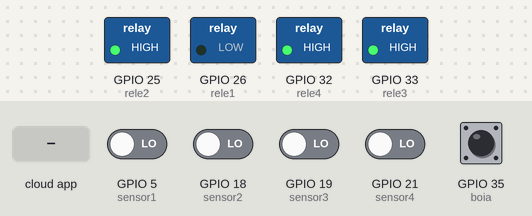
A sketch run on a simulated ESP32. Shown: switched loads named in the sketch (green lamp = pin HIGH). The test bench sets the inputs (shaded band); at power-on: GPIO 35 (boia) HIGH, GPIO 5 (sensor1), GPIO 18 (sensor2), GPIO 19 (sensor3), GPIO 21 (sensor4) LOW. WiFi joins after 1.5 s; servers stay silent unless stated; EEPROM starts erased; what the sketch prints to the serial monitor is not drawn.

Above: at 2.7 s.
2.8 s: the phone or cloud app sets Rele.dois to 0
At 3.6 s:
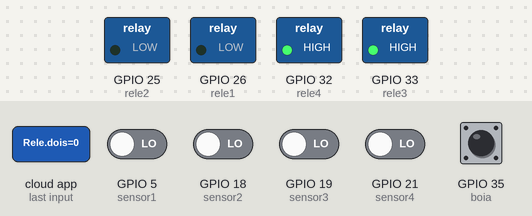
4.3 s: the phone or cloud app sets Rele.tres to 0
At 4.8 s:
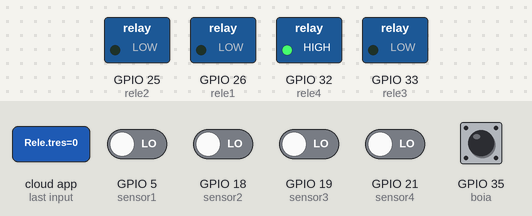
5.8 s: the phone or cloud app sets Rele.dois to 1
At 7.0 s:
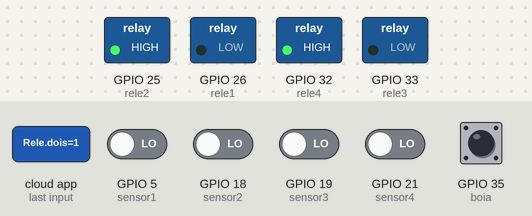
7.3 s: the phone or cloud app sets Rele.quatro to 0
At 8.3 s:
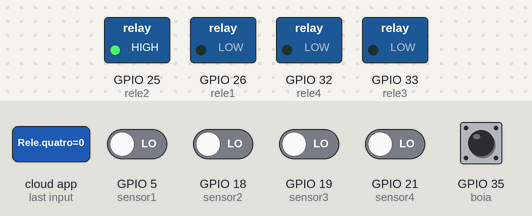
8.8 s: the phone or cloud app sets Rele.tres to 1
At 9.4 s:
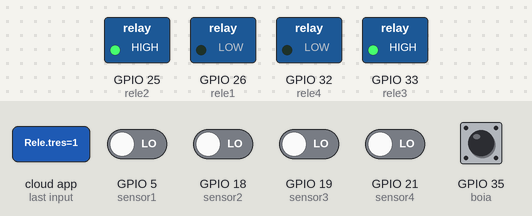
10.3 s: GPIO 5 (sensor1) driven HIGH
At 11.6 s:
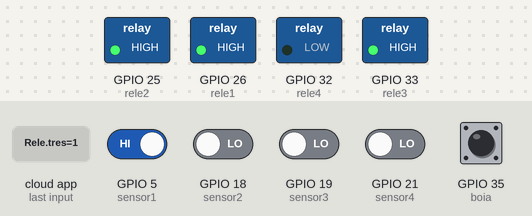
Timing chart, 0 to 12.8 s (numbered marks = the images above; inputs shaded):
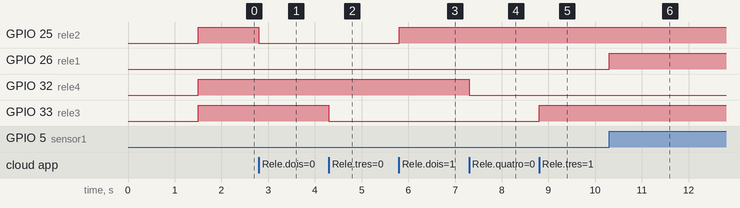

The sketch:

TrabalhoFinalGuerra.ino
```cpp
#include <WiFi.h>
#include <HTTPClient.h>
#include <fauxmoESP.h>
#include <EEPROM.h>

#define EEPROM_SIZE 3

#define WIFI_SSID "Villamarin"
#define WIFI_PASS "villamarin2709"

#define RELE_2 "Rele dois"
#define RELE_3 "Rele tres"
#define RELE_4 "Rele quatro"

const int sensor1 = 5;
const int sensor2 = 18;
const int sensor3 = 19;
const int sensor4 = 21;
const int rele1 = 26;         //1: 26     2: 25     3: 32      4: 33
const int rele2 = 25;
const int rele3 = 33;
const int rele4 = 32;
const int boia = 35;

int releState1 = HIGH;
int releState2 = HIGH;
int releState3 = HIGH;

fauxmoESP fauxmo;

void wifiSetup() {
  WiFi.mode(WIFI_STA);
  Serial.printf("[WIFI] Conectando a %s ", WIFI_SSID);
  WiFi.begin(WIFI_SSID, WIFI_PASS);
  while (WiFi.status() != WL_CONNECTED) {
    Serial.print(".");
    delay(100);
  }
  Serial.println();
  Serial.printf("[WIFI] SSID: %s, IP: %s\n", WiFi.SSID().c_str(), WiFi.localIP().toString().c_str());
}

void setup() {
  Serial.begin(115200);
  EEPROM.begin(EEPROM_SIZE);
  releState1 = EEPROM.read(0);
  digitalWrite(rele2, releState1);
  releState2 = EEPROM.read(1);
  digitalWrite(rele3, releState2);
  releState3 = EEPROM.read(2);
  digitalWrite(rele4, releState3);
  wifiSetup();
  xTaskCreate(makeIFTTT, "makeIFTTT", 10000, NULL, 1, NULL);
  pinMode(sensor1, INPUT);
  pinMode(sensor2, INPUT);
  pinMode(sensor3, INPUT);
  pinMode(sensor4, INPUT);
  pinMode(rele1, OUTPUT);
  pinMode(rele2, OUTPUT);
  pinMode(rele3, OUTPUT);
  pinMode(rele4, OUTPUT);
  pinMode(boia, INPUT);
  fauxmo.createServer(true);
  fauxmo.setPort(80);
  fauxmo.enable(true);
  fauxmo.addDevice(RELE_2);
  fauxmo.addDevice(RELE_3);
  fauxmo.addDevice(RELE_4);

  fauxmo.onSetState([](unsigned char device_id, const char * device_name, bool state, unsigned char value) {
    Serial.printf("[MAIN] Device #%d (%s) state: %s value: %d\n", device_id, device_name, state ? "ON" : "OFF", value);
    if ( (strcmp(device_name, RELE_2) == 0) ) {
      Serial.println("RELAY 2 switched by Alexa");
      if (state) {
        digitalWrite(rele2, HIGH);
        EEPROM.write(0, HIGH);
        EEPROM.commit();
      } else {
        digitalWrite(rele2, LOW);
        EEPROM.write(0, LOW);
        EEPROM.commit();
      }
    }
    if ( (strcmp(device_name, RELE_3) == 0) ) {
      Serial.println("RELAY 3 switched by Alexa");
      if (state) {
        digitalWrite(rele3, HIGH);
        EEPROM.write(1, HIGH);
        EEPROM.commit();
      } else {
        digitalWrite(rele3, LOW);
        EEPROM.write(1, LOW);
        EEPROM.commit();
      }
    }
    if ( (strcmp(device_name, RELE_4) == 0) ) {
      Serial.println("RELAY 4 switched by Alexa");
      if (state) {
        digitalWrite(rele4, HIGH);
        EEPROM.write(2, HIGH);
        EEPROM.commit();
      } else {
        digitalWrite(rele4, LOW);
        EEPROM.write(2, LOW);
        EEPROM.commit();
      }
    }
  });
}

void loop() {
  fauxmo.handle();
  static unsigned long last = millis();
  if (millis() - last > 5000) {
    last = millis();
    Serial.printf("[MAIN] Free heap: %d bytes\n", ESP.getFreeHeap());
  }
  int readSensor[4];
  readSensor[0] = digitalRead(sensor1);
  readSensor[1] = digitalRead(sensor2);
  readSensor[2] = digitalRead(sensor3);
  readSensor[3] = digitalRead(sensor4);
  if(readSensor[0] == 1 || readSensor[1] == 1 || readSensor[2] == 1 || readSensor[3] == 1) {
    digitalWrite(rele1, HIGH);
  }
  if(readSensor[0] == 0 && readSensor[1] == 0 && readSensor[2] == 0 && readSensor[3] == 0) {
    digitalWrite(rele1, LOW);
  }
}
void makeIFTTT(void *){
  bool status = true;
  while(true){
    int valorBoia = digitalRead(boia);
    if(!valorBoia && !status){
      HTTPClient http;
      http.begin("https://maker.ifttt.com/trigger/nivelAgua/with/key/cVJOZ7R2OQ-6zJErfKSr7k");
      http.GET();
      http.end();
      status = true;
    }
    if(valorBoia && status){
      status = false;
    }
    delay(5000);
  }
  vTaskDelete(NULL);
}
```

Measured:
- after the input at 2.8 s, GPIO 25 (rele2): HIGH → LOW at once
- after the input at 4.3 s, GPIO 33 (rele3): HIGH → LOW at once
- after the input at 5.8 s, GPIO 25 (rele2): LOW → HIGH at once
- after the input at 7.3 s, GPIO 32 (rele4): HIGH → LOW at once
- after the input at 8.8 s, GPIO 33 (rele3): LOW → HIGH at once
- after the input at 10.3 s, GPIO 26 (rele1): LOW → HIGH at once
